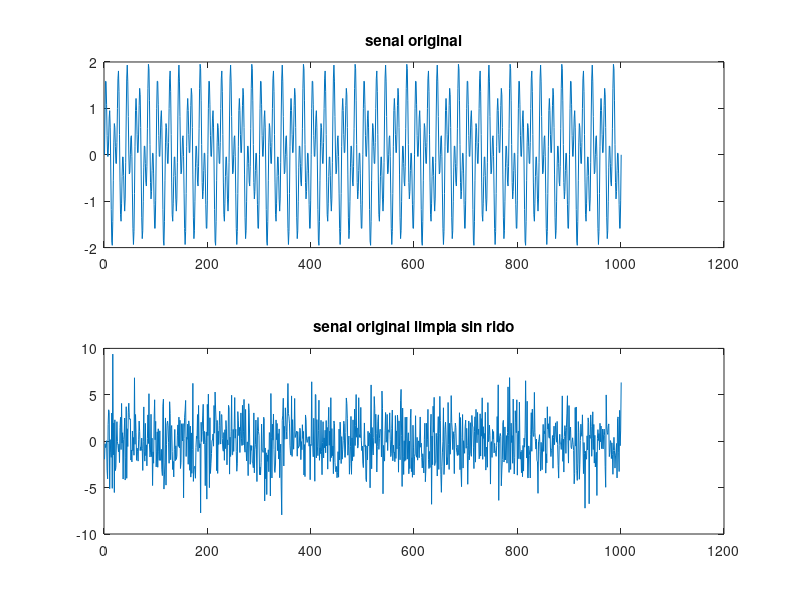
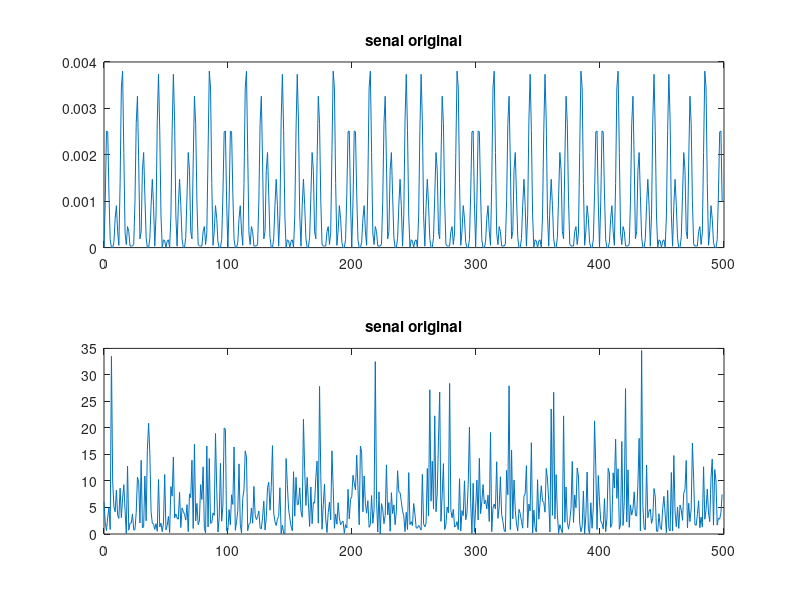
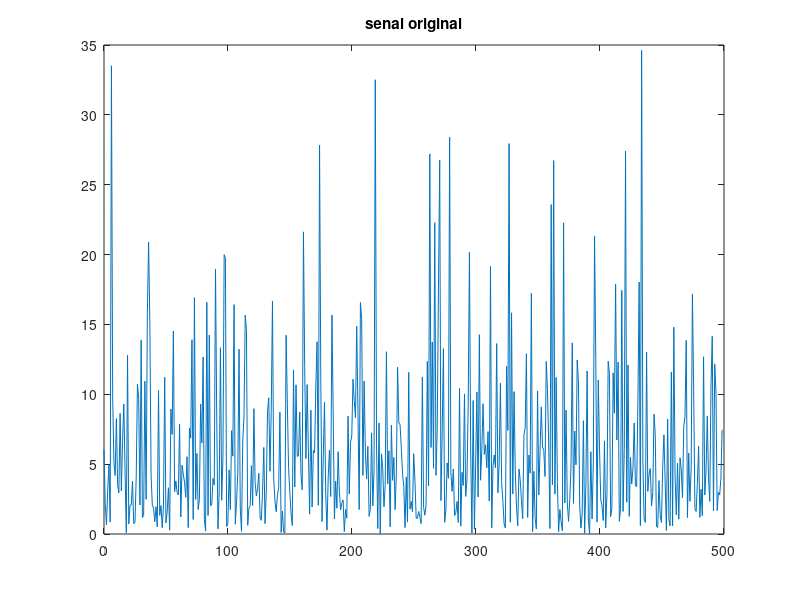
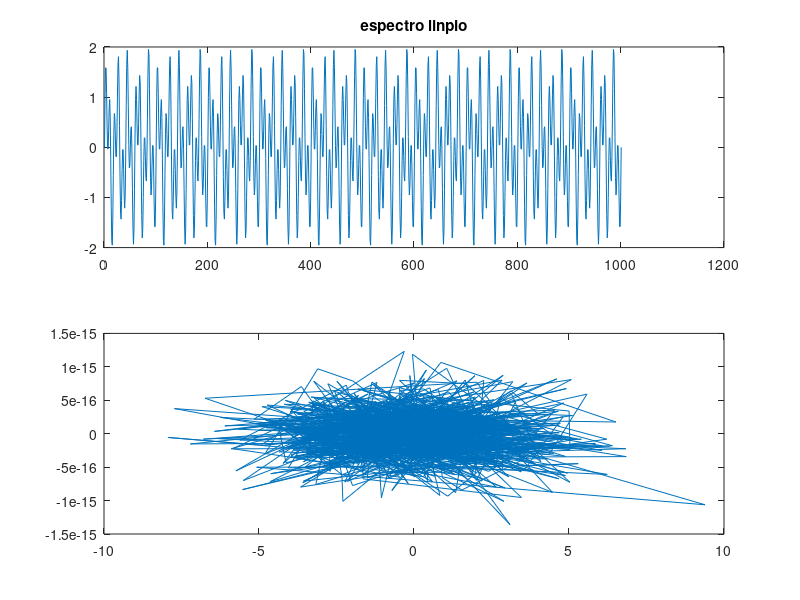

Source code (MATLAB) for these figures, in order:
%Ejemplo de la aplicacion de una wavelet a una señal
clear all;
close all;
clc;

dt = .001;
t = 0:dt:1;
fclean = sin(2*pi*t*50) + sin(2*pi*t*120);

f = 2.5*randn(size(t));

figure(1);

subplot(2,1,1);
plot(fclean);
title('senal original');

subplot(2,1,2);
plot(f);
title('senal original limpia sin rido');

n = length(t);
fhat =fft(f,n);
%figure(2);

%subplot(2,1,1);
%plot(fhat);
%title('senal original');

PSD = fhat.*conj(fhat)/n;
PSDclean = fclean.*conj(fclean)/n;
freq = 1/(dt*n)*(0:n);
L = 1:floor(n/2);

figure(2);
subplot(2,1,1);
plot(freq(L), PSDclean(L));
title('senal original');

subplot(2,1,2);
plot(freq(L), PSD(L));
title('senal original');

%indices = PSD>10;
indices = PSD<50;
PSD2 = PSD.*indices;
fhat2 = fhat.*indices;

figure(3);
plot(freq(L), PSD2(L));
title('senal original');

ifftfhat2 = ifft(fhat2);
ifftPSD2 = ifft(PSD2);

%figure(4);
%plot(ifftfhat2(L));
%title('espectro linpio');
figure(4);
subplot(2,1,1)
plot(fclean);
title('espectro linpio');
subplot(2,1,2)
plot(ifftfhat2);
